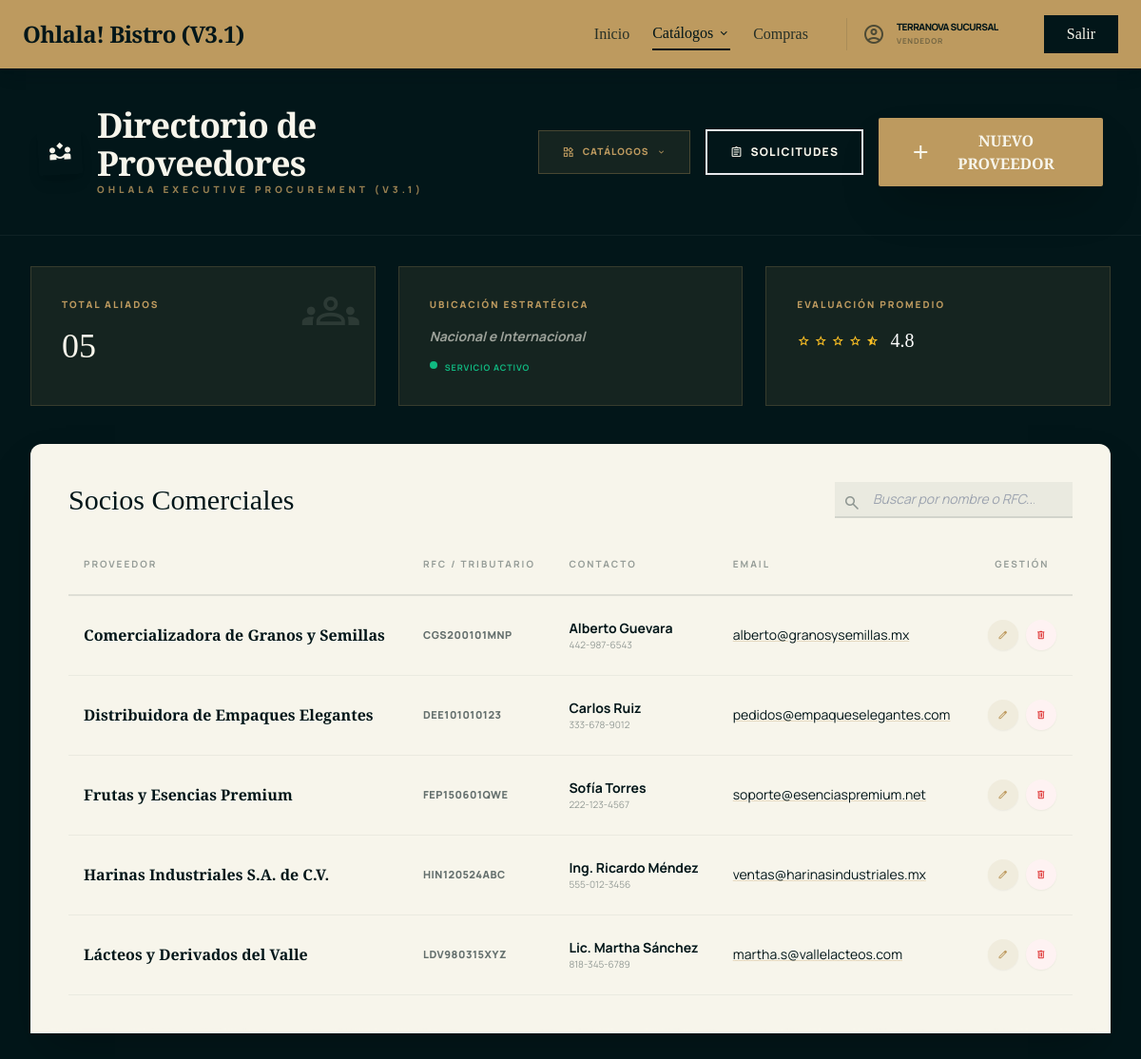
The page /modules/purchasing/ui/suppliers.php (signed in) on the database its author committed.
### tables this page shows
CREATE TABLE `pur_suppliers` (
  `id` int(11) NOT NULL AUTO_INCREMENT,
  `name` varchar(255) NOT NULL,
  `rfc` varchar(20) DEFAULT NULL,
  `contact_person` varchar(255) DEFAULT NULL,
  `email` varchar(255) DEFAULT NULL,
  `phone` varchar(50) DEFAULT NULL,
  `address` text DEFAULT NULL,
  `created_at` datetime DEFAULT current_timestamp(),
  PRIMARY KEY (`id`)
);

### modules/purchasing/ui/suppliers.php (the view, shortened to what this page needs)
<!DOCTYPE html>
<html lang="es">
<head>
    <script src="https://cdn.tailwindcss.com"></script>
</head>
<body class="min-h-screen pb-20 md:pb-0 scroll-smooth custom-scrollbar">
    <header class="flex justify-between items-center w-full px-6 py-4 z-50 bg-[#BD9A5F] top-0 shadow-lg shadow-[#021619]/20 sticky">
        <div class="flex items-center gap-4">
            <h1 class="text-2xl font-headline font-bold text-[#021619] tracking-tight">Ohlala! Bistro (V3.1)</h1>
        </div>
        <div class="hidden md:flex gap-8 items-center">
            <nav class="flex gap-6 items-center text-[#021619]">
                <a class="font-headline opacity-80 hover:opacity-100" href="../../../dashboard.php">Inicio</a>
                <div class="relative group">
                    <button class="font-headline border-b-2 border-[#021619] flex items-center gap-1 py-1">
                        Catálogos <span class="material-symbols-outlined text-sm">expand_more</span>
                    </button>
                </div>
                <a class="font-headline opacity-80 hover:opacity-100" href="list_requests.php">Compras</a>
            </nav>
            <div class="flex items-center gap-3 px-4 py-1 border-l border-[#021619]/10 ml-2">
                <span class="material-symbols-outlined text-[#021619]/60 font-variation-settings-fill-1">account_circle</span>
                <div class="flex flex-col text-left">
                    <span class="text-[10px] font-black text-[#021619] leading-none uppercase tracking-tighter"><?php echo htmlspecialchars($_SESSION['usuario_nombre']); ?></span>
                    <span class="text-[8px] font-bold text-[#021619]/40 uppercase tracking-widest mt-1"><?php echo htmlspecialchars($_SESSION['usuario_rol']); ?></span>
                </div>
            </div>
            <button onclick="location.href='../../../logout.php'" class="bg-[#021619] text-[#F7F5EB] px-6 py-2 font-headline font-medium hover:bg-[#021619]/90 active:scale-95 transition-all">
                Salir
            </button>
        </div>
    </header>
    <header class="p-6 md:p-10 flex flex-col md:flex-row justify-between items-start md:items-center gap-6 border-b border-white/5 bg-[#021619]">
        <div class="flex items-center gap-4">
            <div class="w-12 h-12 bg-primary-container rounded-sm flex items-center justify-center shadow-lg transform -rotate-3">
                <span class="material-symbols-outlined text-background text-2xl">partner_exchange</span>
            </div>
            <div>
                <h1 class="text-3xl md:text-4xl font-headline font-bold text-primary tracking-tight">Directorio de Proveedores</h1>
                <p class="text-[10px] font-black text-[#BD9A5F] uppercase tracking-[0.4em] opacity-80">Ohlala Executive Procurement (V3.1)</p>
            </div>
        </div>
        <div class="flex items-center gap-4">
            <div class="relative group">
                <button class="px-6 py-3 bg-[#BD9A5F]/10 border border-[#BD9A5F]/30 text-[#BD9A5F] text-[10px] font-black uppercase tracking-widest hover:bg-[#BD9A5F] hover:text-background transition-all flex items-center gap-2">
                    <span class="material-symbols-outlined text-sm">widgets</span> Catálogos <span class="material-symbols-outlined text-[10px]">expand_more</span>
                </button>
            </div>
            <a href="list_requests.php" class="px-6 py-3 border-2 border-primary/20 text-primary text-xs font-black uppercase tracking-widest hover:bg-primary/5 transition-all flex items-center gap-2">
                <span class="material-symbols-outlined text-sm">assignment</span> Solicitudes
            </a>
            <button onclick="openSupplierModal()" class="bg-[#BD9A5F] text-background px-8 py-3 font-headline font-bold shadow-2xl hover:translate-y-[-2px] transition-all flex items-center gap-2 rounded-sm active:scale-95 group">
                <span class="material-symbols-outlined group-hover:rotate-90 transition-transform">add</span> NUEVO PROVEEDOR
            </button>
        </div>
    </header>
    <main class="max-w-[1400px] mx-auto p-6 md:p-8">
        <div class="grid grid-cols-1 md:grid-cols-3 gap-6 mb-10">
            <div class="bg-[#BD9A5F]/10 p-8 border border-[#BD9A5F]/20 relative group overflow-hidden">
                <div class="absolute top-0 right-0 p-4 opacity-10 group-hover:scale-110 transition-transform">
                    <span class="material-symbols-outlined text-6xl">groups</span>
                </div>
                <p class="text-[10px] font-black text-[#BD9A5F] uppercase tracking-[0.2em] mb-4">Total Aliados</p>
                <?php
                    $resCount = mysqli_query($conexion, "SELECT COUNT(*) as total FROM pur_suppliers");
                    $totalSupp = mysqli_fetch_assoc($resCount)['total'] ?? 0;
                ?>
                <p class="text-4xl font-headline text-[#F7F5EB]"><?php echo str_pad($totalSupp, 2, '0', STR_PAD_LEFT); ?></p>
            </div>
            <div class="bg-[#BD9A5F]/10 p-8 border border-[#BD9A5F]/20 relative group">
                <p class="text-[10px] font-black text-[#BD9A5F] uppercase tracking-[0.2em] mb-4">Ubicación Estratégica</p>
                <p class="text-sm font-bold text-[#F7F5EB]/60 italic">Nacional e Internacional</p>
                <div class="mt-4 flex gap-2">
                    <span class="w-2 h-2 rounded-full bg-emerald-500 animate-pulse"></span>
                    <span class="text-[9px] font-bold text-emerald-500 uppercase tracking-widest">Servicio Activo</span>
                </div>
            </div>
            <div class="bg-[#BD9A5F]/10 p-8 border border-[#BD9A5F]/20 relative group">
                <p class="text-[10px] font-black text-[#BD9A5F] uppercase tracking-[0.2em] mb-4">Evaluación Promedio</p>
                <div class="flex items-center gap-1 text-amber-400">
                    <span class="material-symbols-outlined text-sm">star</span>
                    <span class="material-symbols-outlined text-sm">star</span>
                    <span class="material-symbols-outlined text-sm">star</span>
                    <span class="material-symbols-outlined text-sm">star</span>
                    <span class="material-symbols-outlined text-sm">star_half</span>
                    <span class="ml-2 text-xl font-headline text-white">4.8</span>
                </div>
            </div>
        </div>
        <section class="bg-[#F7F5EB] text-[#021619] p-10 shadow-2xl relative rounded-t-xl overflow-hidden">
            <div class="absolute bottom-[-10px] left-0 w-full h-4 bg-[#F7F5EB] torn-edge transform z-10"></div>
            <div class="flex justify-between items-center mb-10">
                <h2 class="font-headline text-3xl">Socios Comerciales</h2>
                <div class="relative">
                    <input type="text" id="supplierSearch" placeholder="Buscar por nombre o RFC..." class="bg-[#021619]/5 border-b-2 border-[#021619]/10 px-10 py-2 outline-none focus:border-[#BD9A5F] transition-all text-sm font-body italic"/>
                    <span class="material-symbols-outlined absolute left-2 top-2 text-[#021619]/40 text-xl">search</span>
                </div>
            </div>
            <div class="overflow-x-auto">
                <table class="w-full text-left border-collapse">
                    <thead>
                        <tr class="border-b-2 border-[#021619]/10 text-[10px] uppercase tracking-[0.2em] font-black text-[#021619]/40">
                            <th class="pb-6 px-4">Proveedor</th>
                            <th class="pb-6 px-4">RFC / Tributario</th>
                            <th class="pb-6 px-4">Contacto</th>
                            <th class="pb-6 px-4">Email</th>
                            <th class="pb-6 px-4 text-center">Gestión</th>
                        </tr>
                    </thead>
                    <tbody class="font-body">
                        <?php
                        $resSuppliers = mysqli_query($conexion, "SELECT * FROM pur_suppliers ORDER BY name ASC");
                        ?>
                        <?php while($row = mysqli_fetch_assoc($resSuppliers)): ?>
                        <tr class="hover:bg-[#021619]/5 transition-colors group">
                            <td class="py-6 px-4 border-b border-[#021619]/5 font-headline font-bold text-[#021619]"><?php echo htmlspecialchars($row['name']); ?></td>
                            <td class="py-6 px-4 border-b border-[#021619]/5 font-body font-black text-[11px] text-[#021619]/60 tracking-wider"><?php echo htmlspecialchars($row['rfc'] ?: 'N/A'); ?></td>
                            <td class="py-6 px-4 border-b border-[#021619]/5">
                                <div class="flex flex-col">
                                    <span class="text-sm font-bold"><?php echo htmlspecialchars($row['contact_person'] ?: 'Sin contacto'); ?></span>
                                    <span class="text-[10px] opacity-40"><?php echo htmlspecialchars($row['phone'] ?: '-'); ?></span>
                                </div>
                            </td>
                            <td class="py-6 px-4 border-b border-[#021619]/5 text-sm underline decoration-[#BD9A5F]/30"><?php echo htmlspecialchars($row['email'] ?: '-'); ?></td>
                            <td class="py-6 px-4 border-b border-[#021619]/5 text-center">
                                <div class="flex justify-center gap-2">
                                    <button onclick="editSupplier(<?php echo $row['id']; ?>)" class="w-8 h-8 rounded-full bg-[#BD9A5F]/10 text-[#BD9A5F] flex items-center justify-center hover:bg-[#BD9A5F] hover:text-white transition-all shadow-sm" title="Editar">
                                        <span class="material-symbols-outlined text-xs">edit</span>
                                    </button>
                                    <button onclick="deleteSupplier(<?php echo $row['id']; ?>)" class="w-8 h-8 rounded-full bg-red-50 text-red-600 flex items-center justify-center hover:bg-red-600 hover:text-white transition-all shadow-sm" title="Eliminar">
                                        <span class="material-symbols-outlined text-xs">delete</span>
                                    </button>
                                </div>
                            </td>
                        </tr>
                        <?php endwhile; ?>
                    </tbody>
                </table>
            </div>
        </section>
    </main>
</body>
</html>

### modules/purchasing/ui/suppliers.php (style rules this page uses)
:root { --primary-ink: #021619; --artisanal-gold: #BD9A5F; --paper-cream: #F7F5EB; }
body { font-family: 'Manrope', sans-serif; background-color: var(--primary-ink); color: var(--paper-cream); }
.font-headline { font-family: 'Playfair Display', serif; }

### rows shown on the page
pur_suppliers: name "Comercializadora de Granos y Semillas", rfc "CGS200101MNP", contact_person "Alberto Guevara", phone "442-987-6543", email "alberto@granosysemillas.mx"
pur_suppliers: name "Distribuidora de Empaques Elegantes", rfc "DEE101010123", contact_person "Carlos Ruiz", phone "333-678-9012", email "pedidos@empaqueselegantes.com"
pur_suppliers: name "Frutas y Esencias Premium", rfc "FEP150601QWE", contact_person "Sofía Torres", phone "222-123-4567", email "soporte@esenciaspremium.net"
pur_suppliers: name "Harinas Industriales S.A. de C.V.", rfc "HIN120524ABC", contact_person "Ing. Ricardo Méndez", phone "555-012-3456", email "ventas@harinasindustriales.mx"
pur_suppliers: name "Lácteos y Derivados del Valle", rfc "LDV980315XYZ", contact_person "Lic. Martha Sánchez", phone "818-345-6789", email "martha.s@vallelacteos.com"

### other values the page prints
$_SESSION['usuario_nombre'] "TERRANOVA SUCURSAL"
$_SESSION['usuario_rol'] "VENDEDOR"
str_pad($totalSupp, 2, '0', STR_PAD_LEFT) "05"
